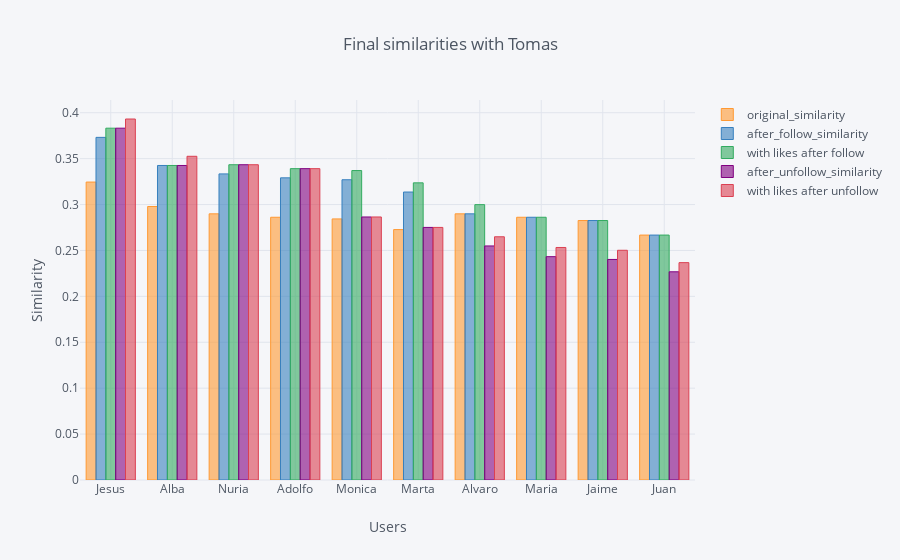

The notebook cell this image was saved under:
### Code cell
end_similarity.iplot(kind='bar', x='plan_ori_id', title='Final similarities with {}'.format(Nombre), 
            yTitle='Similarity', xTitle='Users')

### Figure 1 — Plotly figure (JSON) as saved in the notebook; plotly's stock layout.template omitted (floating-point values rounded to 4 significant figures)
{"data": [{"marker": {"color": "rgba(255, 153, 51, 0.6)", "line": {"color": "rgba(255, 153, 51, 1.0)", "width": 1}}, "name": "original_similarity", "orientation": "v", "text": "", "type": "bar", "uid": "a91b4500-2edb-4ddd-beaf-3cc5869f0ff4", "x": ["Jesus", "Alba", "Nuria", "Adolfo", "Monica", "Marta", "Alvaro", "Maria", "Jaime", "Juan"], "y": [0.3245, 0.2979, 0.2899, 0.2862, 0.2844, 0.2727, 0.2899, 0.2862, 0.2826, 0.2668]}, {"marker": {"color": "rgba(55, 128, 191, 0.6)", "line": {"color": "rgba(55, 128, 191, 1.0)", "width": 1}}, "name": "after_follow_similarity", "orientation": "v", "text": "", "type": "bar", "uid": "38bd40ac-8fe8-448f-895e-931a039089ae", "x": ["Jesus", "Alba", "Nuria", "Adolfo", "Monica", "Marta", "Alvaro", "Maria", "Jaime", "Juan"], "y": [0.3732, 0.3426, 0.3334, 0.3291, 0.327, 0.3136, 0.2899, 0.2862, 0.2826, 0.2668]}, {"marker": {"color": "rgba(50, 171, 96, 0.6)", "line": {"color": "rgba(50, 171, 96, 1.0)", "width": 1}}, "name": "with likes after follow", "orientation": "v", "text": "", "type": "bar", "uid": "769267a2-0a36-4d0d-856d-dfe7a39ebf5d", "x": ["Jesus", "Alba", "Nuria", "Adolfo", "Monica", "Marta", "Alvaro", "Maria", "Jaime", "Juan"], "y": [0.3832, 0.3426, 0.3434, 0.3391, 0.337, 0.3236, 0.2999, 0.2862, 0.2826, 0.2668]}, {"marker": {"color": "rgba(128, 0, 128, 0.6)", "line": {"color": "rgba(128, 0, 128, 1.0)", "width": 1}}, "name": "after_unfollow_similarity", "orientation": "v", "text": "", "type": "bar", "uid": "24f784e5-98b7-44e5-8061-0a2b6db8e816", "x": ["Jesus", "Alba", "Nuria", "Adolfo", "Monica", "Marta", "Alvaro", "Maria", "Jaime", "Juan"], "y": [0.3832, 0.3426, 0.3434, 0.3391, 0.2865, 0.2751, 0.2549, 0.2432, 0.2402, 0.2267]}, {"marker": {"color": "rgba(219, 64, 82, 0.6)", "line": {"color": "rgba(219, 64, 82, 1.0)", "width": 1}}, "name": "with likes after unfollow", "orientation": "v", "text": "", "type": "bar", "uid": "85c99eb9-a9f3-4fbd-b9bf-de593c1f719a", "x": ["Jesus", "Alba", "Nuria", "Adolfo", "Monica", "Marta", "Alvaro", "Maria", "Jaime", "Juan"], "y": [0.3932, 0.3526, 0.3434, 0.3391, 0.2865, 0.2751, 0.2649, 0.2532, 0.2502, 0.2367]}], "layout": {"legend": {"bgcolor": "#F5F6F9", "font": {"color": "#4D5663"}}, "paper_bgcolor": "#F5F6F9", "plot_bgcolor": "#F5F6F9", "title": {"font": {"color": "#4D5663"}, "text": "Final similarities with Tomas"}, "xaxis": {"gridcolor": "#E1E5ED", "showgrid": true, "tickfont": {"color": "#4D5663"}, "title": {"font": {"color": "#4D5663"}, "text": "Users"}, "zerolinecolor": "#E1E5ED"}, "yaxis": {"gridcolor": "#E1E5ED", "showgrid": true, "tickfont": {"color": "#4D5663"}, "title": {"font": {"color": "#4D5663"}, "text": "Similarity"}, "zerolinecolor": "#E1E5ED"}}}
